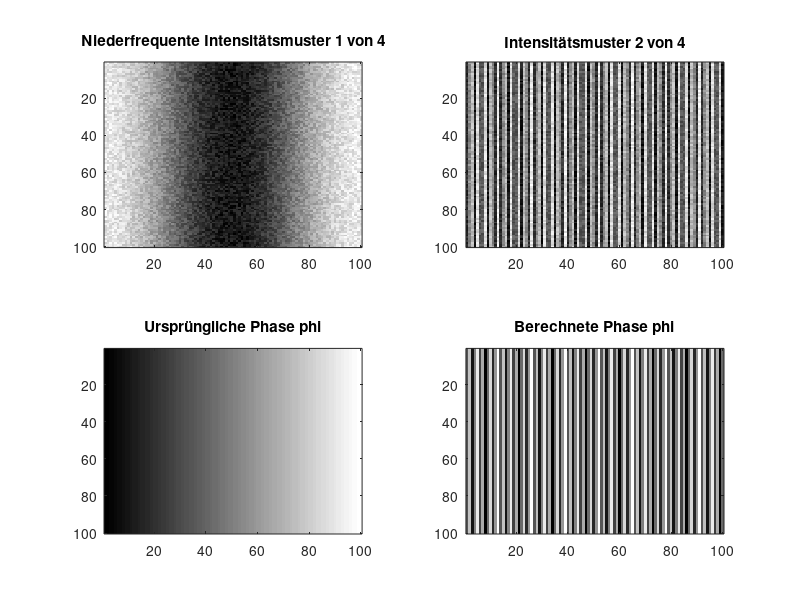
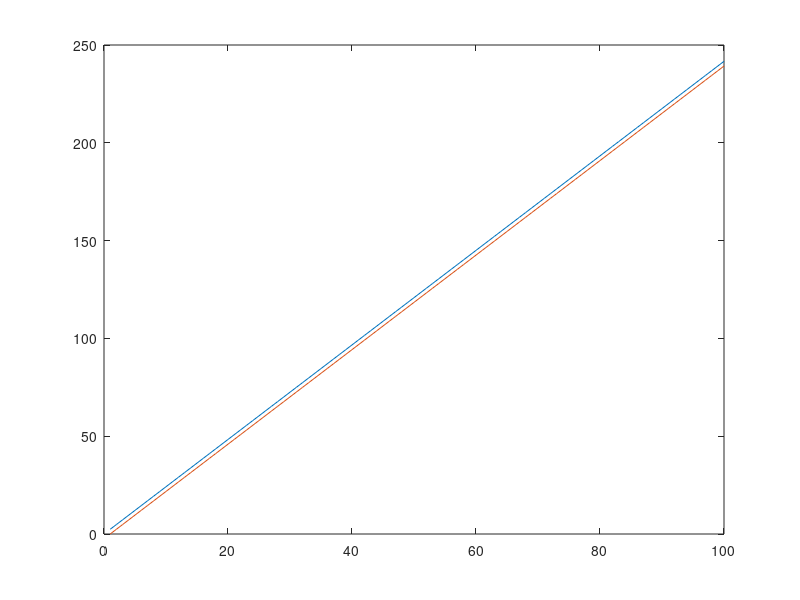

The MATLAB source for these figures, in order:
%% 4-Phasen Algorithmus
A = 0.5 * rand(100,100); % average Intensity
B = 1; % fringe modulation
t_ = linspace(1,100);
t = ones(length(t_),1) * t_;

%% 1. High Frequency Fringe Pattern
T_h = 2.6; % periode in pixel
phi_h = 2*pi*t/T_h;
% phase shifted Frames
I_1_h = A + B*cos(phi_h-2*pi*0/4);
I_2_h = A + B*cos(phi_h-2*pi*1/4);
I_3_h = A + B*cos(phi_h-2*pi*2/4);
I_4_h = A + B*cos(phi_h-2*pi*3/4);
% calc wrapped phase
phi_h_ = atan2((I_4_h - I_2_h),(I_3_h - I_1_h));
% remove offset
phi_h_ = phi_h_ - phi_h_(1,1);

%% 1. Low Frequency Fringe Pattern
T_l = 100; % periode in pixel
phi_l = 2*pi*t/T_l;
% phase shifted Frames
I_1_l = A + B*cos(phi_l-2*pi*0/4);
I_2_l = A + B*cos(phi_l-2*pi*1/4);
I_3_l = A + B*cos(phi_l-2*pi*2/4);
I_4_l = A + B*cos(phi_l-2*pi*3/4);
% calc wrapped phase
PHI_l = atan2((I_4_l - I_2_l),(I_3_l - I_1_l));
% remove offset
PHI_l = PHI_l - PHI_l(1,1);

%% calculate k
k = round((T_l/T_h*PHI_l-phi_h_)/(2*pi));

PHI_h = phi_h_ + k*2*pi;
%% plot
figure(10)
subplot(2,2,1)
colormap gray
imagesc(I_1_l)
title('Niederfrequente Intensitätsmuster 1 von 4')

subplot(2,2,2)
colormap gray
imagesc(I_1_h)
title('Intensitätsmuster 2 von 4')

subplot(2,2,3)
colormap gray
imagesc(phi_h)
title('Ursprüngliche Phase phi')

subplot(2,2,4)
colormap gray
imagesc(phi_h_)
title('Berechnete Phase phi')

figure(11)
plot(phi_h(1,:))
hold on
% plot(phi_h_(1,:))
plot(PHI_h(1,:))
% plot(k(1,:))
hold off

%%